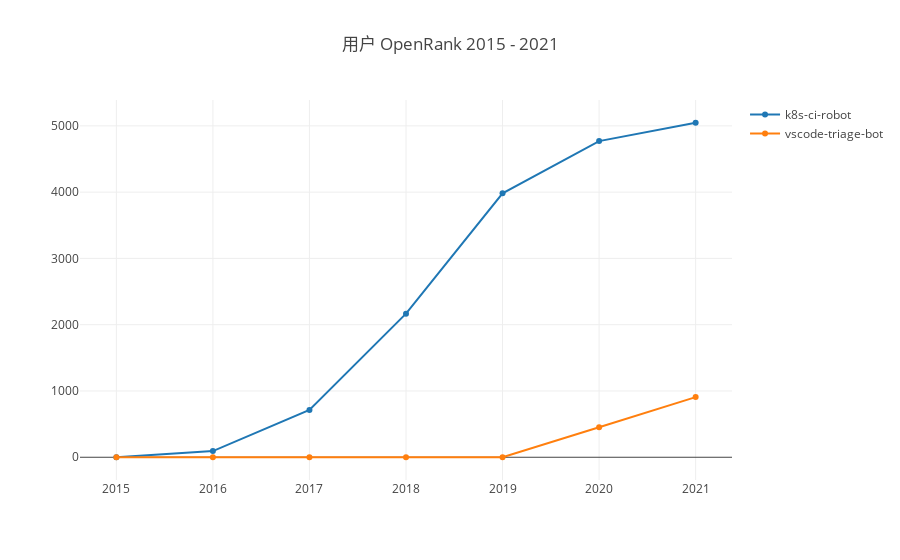

Notebook code for this chart:
### Markdown cell above
- getUserOpenrank

该函数会根据配置参数返回用户的 OpenRank 值。

下面这个示例展示了 2015 到 2021 年之间 k8s-ci-robot 和 vscode-triage-bot 这两个账号年度 OpenRank 值的变化趋势。

### Code cell
var startYear = 2015, startMonth = 1, endYear = 2021, endMonth = 12, x = [];
for (let y = startYear; y <= endYear; y++) x.push(`${y}`);
openDigger.index.openrank.getUserOpenrank({userLogins: ['k8s-ci-robot', 'vscode-triage-bot'], startYear, startMonth, endYear, endMonth, groupTimeRange: 'year'}).then(data => {
    openDigger.render.plotly(data.map(row => {
        return { x, y: row.open_rank, mode: 'scatter', name: row.user_login };
    }), {title: `用户 OpenRank ${startYear} - ${endYear}`, xaxis: {type: 'category'}});
});

### Figure 1 — Plotly figure (JSON) as saved in the notebook; plotly's stock layout.template omitted (floating-point values rounded to 4 significant figures)
{"data": [{"mode": "scatter", "name": "k8s-ci-robot", "x": ["2015", "2016", "2017", "2018", "2019", "2020", "2021"], "y": [0, 92.56, 714.5, 2167.0, 3982.0, 4770.0, 5047.0]}, {"mode": "scatter", "name": "vscode-triage-bot", "x": ["2015", "2016", "2017", "2018", "2019", "2020", "2021"], "y": [0, 0, 0, 0, 0, 452.4, 907.9]}], "layout": {"autosize": true, "title": {"text": "用户 OpenRank 2015 - 2021"}, "xaxis": {"autorange": true, "range": [-0.3597, 6.36], "type": "category"}, "yaxis": {"autorange": true, "range": [-416.5, 5464.0], "type": "linear"}}}
